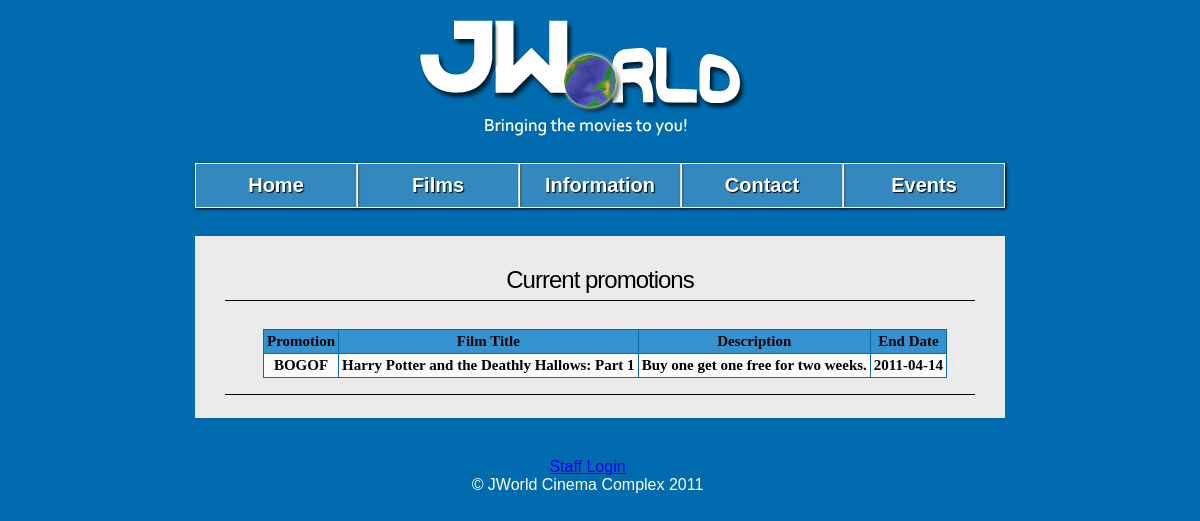
Page /index.php?page=news on the committed database.
### tables this page shows
CREATE TABLE promotions (
	promo_id int(11) NOT NULL AUTO_INCREMENT,
	film_ID int(11) NOT NULL,
	promo_name varchar(50) NOT NULL,
	start_date date NOT NULL,
	end_date date NOT NULL,
	description varchar(200) NOT NULL,
	PRIMARY KEY (promo_id),
	FOREIGN KEY (film_ID) REFERENCES films(film_ID) ON DELETE CASCADE ON UPDATE CASCADE
);

CREATE TABLE films (
	film_ID int(11) NOT NULL AUTO_INCREMENT,
	film_title varchar(255) NOT NULL,
	film_year char(4) NOT NULL,
	film_plot text(65535) NOT NULL,
	film_length int(11) NOT NULL,
	film_genre varchar(50) NOT NULL,
	film_rating varchar(5) NOT NULL,
	film_poster varchar(255) NOT NULL,
	imdb_id varchar(50) NOT NULL,
  PRIMARY KEY (film_ID)
);

### res/pages/news.php (the view, shortened to what this page needs)
<?php
$today = date('Y-m-d');
?>
<div id="body">
<h1>Current promotions</h1><p>
	<?php
	$query = "select promo_name, film_title, description, end_date from promotions p, films f where p.film_ID = f.film_ID and p.start_date <= '$today' and p.end_date >= '$today';";
	$result = mysql_query($query) or die(mysql_error());
	echo "<table class=\"table-std\">
	<tr>
	<th>Promotion</th>
	<th>Film Title</th>
	<th>Description</th>
	<th>End Date</th>
	</tr>";
	while($row = mysql_fetch_array($result)){
		echo "<tr>";
		echo "<td>" . $row['promo_name'] . "</td>";
		echo "<td>" . $row['film_title'] . "</td>";
		echo "<td>" . $row['description'] . "</td>";
		echo "<td>" . $row['end_date'] . "</td>";
		echo "</tr>";
	}
	echo "</table>";
	?>
<h2></h2>
</div>

### res/css/main.css (style rules this page uses)
body { font-family: "Trebuchet MS", Arial, Helvetica, sans-serif; color: #000; background: #006BAF; }
.table-std { font-family:"Palatino Linotype", "Book Antiqua", Palatino, serif; font-size:15px; margin-left:auto; margin-right:auto; }
h1 { border-bottom:1px solid #000000; letter-spacing:-1px; font-size:24px; padding-bottom:6px; font-weight:400; margin:10px 10px 3px 0; font-family:Vera, Helvetica, Georgia; }
h2 { border-bottom:1px solid #000000; letter-spacing:-1px; font-size:18px; padding-bottom:6px; font-weight:400; margin:10px 10px 3px 0; font-family: Helvetica, Georgia; }
#body { font-family:"Palatino Linotype", "Book Antiqua", Palatino, serif; font-size:28px; overflow:auto; font-weight:bold; background-color: #EBEBEB; width: 760px; height:100%; padding:20px 20px 20px 30px; margin-bottom:20px; margin-left:auto; margin-right:auto; text-align:center; }
table { border-collapse:collapse; }
table, td, th { border:0.5px solid #006BAF; padding:3px; }
td { text-align:center; background-color:#FFFAFA; }
th { background-color:#3492D1; color:black; }

### rows in the picture
promotions: promo_name "BOGOF", film_ID.film_title "Harry Potter and the Deathly Hallows: Part 1", description "Buy one get one free for two weeks.", end_date "2011-04-14"
